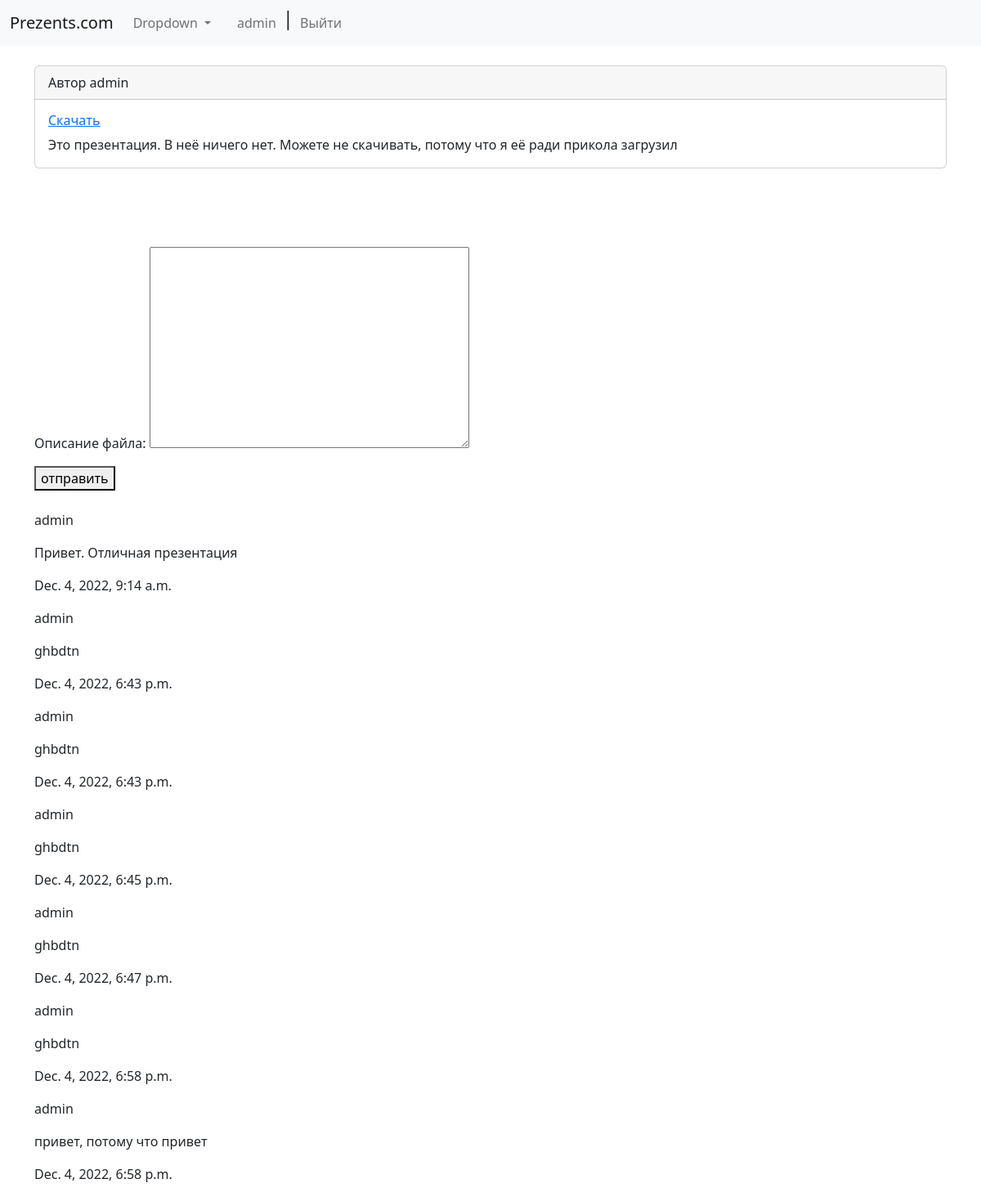
The page /prezents/detail/1 (signed in) on the database its author committed.
### users/models.py (models this page shows)
class User(AbstractUser):
    description = models.TextField()
    image = models.ImageField(upload_to='photo/', blank=True)
    def __str__(self) -> str:
        return self.username
    class Meta:
        verbose_name = 'user'
        verbose_name_plural = 'users'

### prezents/models.py (models this page shows, shortened)
class Post(models.Model):
    user = models.ForeignKey(User,
            on_delete=models.CASCADE,
            verbose_name='пользователь')
    file = models.FileField(upload_to='index_file/', verbose_name='файл')
    description = models.TextField(verbose_name='описание файла')

class Comment(models.Model):
    user = models.ForeignKey(User,
            on_delete=models.CASCADE,
            verbose_name="пользователь")
    post = models.ForeignKey(Post,
                on_delete=models.CASCADE,
                verbose_name='посты')
    title = models.TextField(verbose_name='описание файла')
    data = models.DateTimeField(auto_now_add=True)
    class Meta:
        verbose_name = 'Комментарий'
        verbose_name_plural = 'Комментарии'

### prezents/views.py (the view)
# urls.py: path('detail/<int:pk>', views.detail , name='detail'),
def detail(request, pk):
    post =  get_object_or_404(Post, pk=pk)
    comment_form = CommentForm()
    comments = Comment.objects.filter(post=post)
    context = {
        'form': comment_form,
        'post': post,
        'comments': comments
    }
    return render(request,
            template_name='prezents/detail.html',
            context=context)

### prezents/forms.py
class CommentForm(forms.ModelForm):
    class Meta:
        model = Comment
        fields = ['title', ]

### templates/prezents/detail.html (shortened to what this page needs)
{% extends 'base.html' %}
{% block content %}
<br>
<div class="container">
        <div class="card">
            <div class="card-header">
                Автор {{ post.user }}
            </div>
            <div class="card-body">
              <h6 class="card-title"><a href="{{ post.file.url}}">Скачать</a></h6>
              <p class="card-text">{{ post.description }}</p>
            </div>
          </div>
          <br>
<br>
<br>
<br>
{% if user.is_authenticated %}
 <form action='{% url "add_comment" post.id %}' method="post">
  {{ form.as_p  }}
  <button>отправить</button>
  </form>
<br>
{% for comment in comments %}
<p>{{ comment.user }}</p>
<p>{{ comment.title }}</p>
<p> {{ comment.data }}</p>
{% endfor %}
{% endif%}
</div>
{% endblock %}

### templates/base.html (shortened to what this page needs)
<!DOCTYPE html>
<html lang="en">
<head>
    <link href="https://cdn.jsdelivr.net/npm/bootstrap@5.2.2/dist/css/bootstrap.min.css" rel="stylesheet">
</head>
<body>
    <nav class="navbar navbar-expand-lg bg-light">
        <div class="container-fluid">
          <a class="navbar-brand" href="{% url 'index' %}">Prezents.com</a>
          <div class="collapse navbar-collapse" id="navbarSupportedContent">
            <ul class="navbar-nav me-auto mb-2 mb-lg-0">
              {% if user.is_authenticated %}
              <li class="nav-item dropdown">
                <a class="nav-link dropdown-toggle" href="#" role="button" data-bs-toggle="dropdown" aria-expanded="false">
                  Dropdown
                </a>
              </li>
              <li class="nav-item">
                <a class="nav-link disabled"></a>
              </li>
            <li class="nav-item">
              <a class="nav-link" href="{% url 'user_profile' user.id %}">{{ user}}</a>
            </li>
            <h4>|</h4>
            <li class="nav-item">
               <a class="nav-link" href="{% url 'logout' %}">Выйти</a>
            </li>
            {% endif %}
          </div>
        </div>
      </nav>
    {% block content %}
    {% endblock %}
</body>
</html>

### rows shown on the page
User: username "admin"
Post: user "admin", description "Это презентация. В неё ничего нет. Можете не скачивать, потому что я её ради прикола загрузил"
Comment: user "admin", title "Привет. Отличная презентация", data "Dec. 4, 2022, 9:14 a.m."
Comment: user "admin", title "ghbdtn", data "Dec. 4, 2022, 6:43 p.m."
Comment: user "admin", title "ghbdtn", data "Dec. 4, 2022, 6:43 p.m."
Comment: user "admin", title "ghbdtn", data "Dec. 4, 2022, 6:45 p.m."
Comment: user "admin", title "ghbdtn", data "Dec. 4, 2022, 6:47 p.m."
Comment: user "admin", title "ghbdtn", data "Dec. 4, 2022, 6:58 p.m."
Comment: user "admin", title "привет, потому что привет", data "Dec. 4, 2022, 6:58 p.m."
